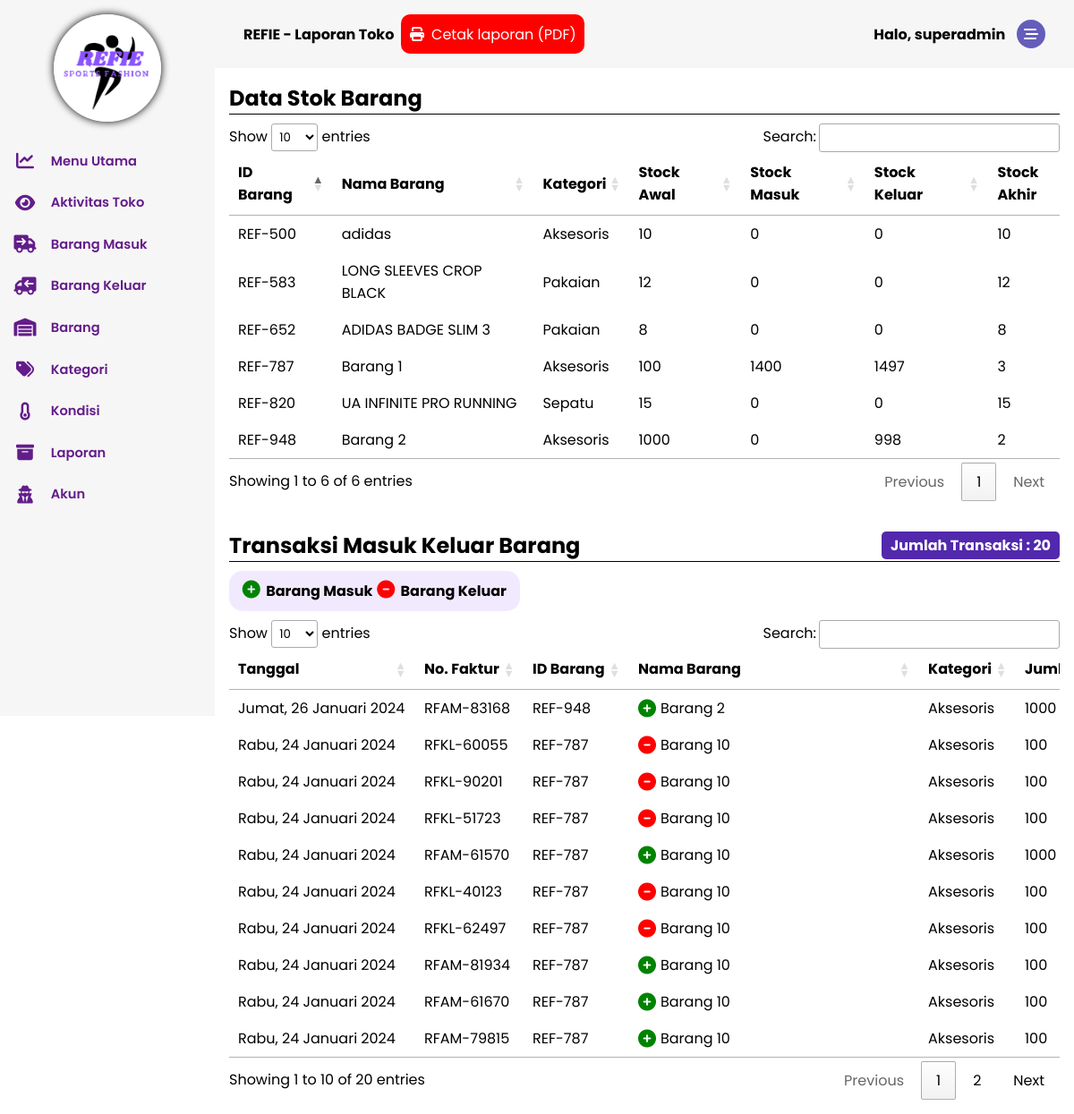
/dashboard.php?laporan=laporan.php (signed in), run on the app's committed database.
### tables this page shows
CREATE TABLE `laporan_barang_masuk_keluar` (
  `id_barang` varchar(10) DEFAULT NULL,
  `nama_barang` text DEFAULT NULL,
  `kategori` text DEFAULT NULL,
  `stok_awal` int(11) DEFAULT NULL,
  `stok_masuk` int(11) DEFAULT NULL,
  `stok_keluar` int(11) DEFAULT NULL,
  `stok_akhir` int(11) DEFAULT NULL
);

CREATE TABLE `transaksi_barang` (
  `tanggal` text NOT NULL,
  `no_faktur` varchar(10) NOT NULL,
  `id_barang` varchar(10) NOT NULL,
  `nama_barang` text NOT NULL,
  `kategori` text NOT NULL,
  `jumlah_keluar_masuk` int(11) NOT NULL
);

### laporan.php (the view, shortened to what this page needs)
<table id="table-stok-barang">
    <h1 style="margin: 0 0 10px 0; border-bottom: 1px solid #000;">
        Data Stok Barang
    </h1>
    <thead>
        <tr>
            <th>ID Barang</th>
            <th>Nama Barang</th>
            <th>Kategori</th>
            <th>Stock Awal</th>
            <th>Stock Masuk</th>
            <th>Stock Keluar</th>
            <th>Stock Akhir</th>
        </tr>
    </thead>
    <tbody>
    <?php
        $query = "select * from laporan_barang_masuk_keluar";
        $sql = mysqli_query($conn, $query);
        while($result = mysqli_fetch_assoc($sql)){
            $id = $result['id_barang'];
            $nm = $result['nama_barang'];
            $cat = $result['kategori'];
            $stok_awal = $result['stok_awal'];
            $stok_masuk = $result['stok_masuk'];
            $stok_keluar = $result['stok_keluar'];
            $stok_akhir = $result['stok_akhir'];
    ?>
        <tr>
            <td><?php echo $id; ?></td>
            <td><?php echo $nm; ?></td>
            <td><?php echo $cat; ?></td>
            <td><?php echo $stok_awal; ?></td>
            <td><?php echo $stok_masuk; ?></td>
            <td><?php echo $stok_keluar; ?></td>
            <td><?php echo $stok_akhir; ?></td>
        </tr>
        <?php
            }
        ?>
    </tbody>
</table>
<table id="table-laporan">
    <div class="laporan-heading">
        <h1>Transaksi Masuk Keluar Barang</h1>
        <h4>
            Jumlah Transaksi :
            <?php
                $query = "select count(*) as total from transaksi_barang";
                $sql = mysqli_query($conn, $query);
                $countdata = mysqli_fetch_assoc($sql);
                echo "<span>$countdata[total]</span>";
            ?>
        </h4>
    </div>
    <div class="table-note">
        <div class="data-increase">
            <i class="fa-solid fa-circle-plus"
                style="font-size: 20px; color: #008300; margin: 0 2px 0 0;"></i>
            <strong>Barang Masuk</strong>
        </div>
        <div class="data-decrease">
            <i class="fa-solid fa-circle-minus"
                style="font-size: 20px; color: #ff0000; margin: 0 2px 0 0;"></i>
            <strong>Barang Keluar</strong>
        </div>
    </div>
    <thead>
        <tr>
            <th>Tanggal</th>
            <th>No. Faktur</th>
            <th>ID Barang</th>
            <th>Nama Barang</th>
            <th>Kategori</th>
            <th>Jumlah</th>
        </tr>
    </thead>
    <tbody>
    <?php
        $query = "select * from transaksi_barang order by tanggal desc";
        $sql = mysqli_query($conn, $query);
        while($result = mysqli_fetch_assoc($sql)){
            $tgl_trans = $result['tanggal'];
            $no_fkt = $result['no_faktur'];
            $id = $result['id_barang'];
            $nm = $result['nama_barang'];
            $cat = $result['kategori'];
            $jml = $result['jumlah_keluar_masuk'];
    ?>
        <tr>
            <td><?php echo $tgl_trans; ?></td>
            <td><?php echo $no_fkt; ?></td>
            <td><?php echo $id; ?></td>
            <td style="display: flex; align-items: center;">
                <?php
                    if(substr($no_fkt, 0, 4) == "RFAM"){
                ?>
                    <i class="fa-solid fa-circle-plus"
                    style="
                        font-size: 20px;
                        color: #008300;
                        margin: 0 5px 0 0;
                        ">
                    </i>
                    <?php echo $nm; ?>
                <?php
                    }
                    else{
                ?>
                    <i class="fa-solid fa-circle-minus"
                    style="
                        font-size: 20px;
                        color: #ff0000;
                        margin: 0 5px 0 0;
                        ">
                    </i>
                    <?php echo $nm; ?>
                <?php } ?>
            </td>
            <td><?php echo $cat; ?></td>
            <td><?php echo $jml; ?></td>
        </tr>
        <?php
            }
        ?>
    </tbody>
</table>

### assets/css/style.css (style rules this page uses)
* { font-family: 'Poppins', sans-serif; margin: 0; padding: 0; -webkit-box-sizing: border-box; box-sizing: border-box; scroll-behavior: smooth; }
:root { --colorbase: #631d8b; }
.table-note { display: flex; flex-direction: row; justify-content: space-evenly; width: 35%; background-color: #F1EAFF; border-radius: 15px; padding: 10px; margin: 0 0 10px 0; -webkit-border-radius: 15px; -moz-border-radius: 15px; -ms-border-radius: 15px; -o-border-radius: 15px; }
.laporan-heading { display: flex; flex-direction: row; justify-content: space-between; align-items: center; margin: 2em 0 10px 0; border-bottom: 1px solid #000; }
.laporan-heading h4 { background-color: #5228ad; color: #fff; border-radius: 5px; padding: 3px 10px; -webkit-border-radius: 5px; -moz-border-radius: 5px; -ms-border-radius: 5px; -o-border-radius: 5px; }
@media screen and (min-width: 768px) { .section-body table.dataTable.no-footer { width: 61em; } }

### data on the page
laporan_barang_masuk_keluar: id_barang "REF-787", nama_barang "Barang 1", kategori "Aksesoris", stok_awal "100", stok_masuk "1400", stok_keluar "1497", stok_akhir "3"
laporan_barang_masuk_keluar: id_barang "REF-948", nama_barang "Barang 2", kategori "Aksesoris", stok_awal "1000", stok_masuk "0", stok_keluar "998", stok_akhir "2"
laporan_barang_masuk_keluar: id_barang "REF-500", nama_barang "adidas", kategori "Aksesoris", stok_awal "10", stok_masuk "0", stok_keluar "0", stok_akhir "10"
laporan_barang_masuk_keluar: id_barang "REF-820", nama_barang "UA INFINITE PRO RUNNING", kategori "Sepatu", stok_awal "15", stok_masuk "0", stok_keluar "0", stok_akhir "15"
laporan_barang_masuk_keluar: id_barang "REF-652", nama_barang "ADIDAS BADGE SLIM 3", kategori "Pakaian", stok_awal "8", stok_masuk "0", stok_keluar "0", stok_akhir "8"
laporan_barang_masuk_keluar: id_barang "REF-583", nama_barang "LONG SLEEVES CROP BLACK", kategori "Pakaian", stok_awal "12", stok_masuk "0", stok_keluar "0", stok_akhir "12"
transaksi_barang: tanggal "Rabu, 24 Januari 2024", no_faktur "RFAM-79815", id_barang "REF-787", nama_barang "Barang 10", kategori "Aksesoris", jumlah_keluar_masuk "100"
transaksi_barang: tanggal "Rabu, 24 Januari 2024", no_faktur "RFAM-61670", id_barang "REF-787", nama_barang "Barang 10", kategori "Aksesoris", jumlah_keluar_masuk "100"
transaksi_barang: tanggal "Rabu, 24 Januari 2024", no_faktur "RFAM-81934", id_barang "REF-787", nama_barang "Barang 10", kategori "Aksesoris", jumlah_keluar_masuk "100"
transaksi_barang: tanggal "Rabu, 24 Januari 2024", no_faktur "RFKL-62497", id_barang "REF-787", nama_barang "Barang 10", kategori "Aksesoris", jumlah_keluar_masuk "100"
transaksi_barang: tanggal "Rabu, 24 Januari 2024", no_faktur "RFKL-40123", id_barang "REF-787", nama_barang "Barang 10", kategori "Aksesoris", jumlah_keluar_masuk "100"
transaksi_barang: tanggal "Rabu, 24 Januari 2024", no_faktur "RFAM-61570", id_barang "REF-787", nama_barang "Barang 10", kategori "Aksesoris", jumlah_keluar_masuk "1000"
transaksi_barang: tanggal "Rabu, 24 Januari 2024", no_faktur "RFKL-51723", id_barang "REF-787", nama_barang "Barang 10", kategori "Aksesoris", jumlah_keluar_masuk "100"
transaksi_barang: tanggal "Rabu, 24 Januari 2024", no_faktur "RFKL-90201", id_barang "REF-787", nama_barang "Barang 10", kategori "Aksesoris", jumlah_keluar_masuk "100"
transaksi_barang: tanggal "Rabu, 24 Januari 2024", no_faktur "RFKL-60055", id_barang "REF-787", nama_barang "Barang 10", kategori "Aksesoris", jumlah_keluar_masuk "100"
transaksi_barang: tanggal "Jumat, 26 Januari 2024", no_faktur "RFAM-83168", id_barang "REF-948", nama_barang "Barang 2", kategori "Aksesoris", jumlah_keluar_masuk "1000"

### other printed values
$_SESSION['username'] "superadmin"
$countdata[total] "20"
